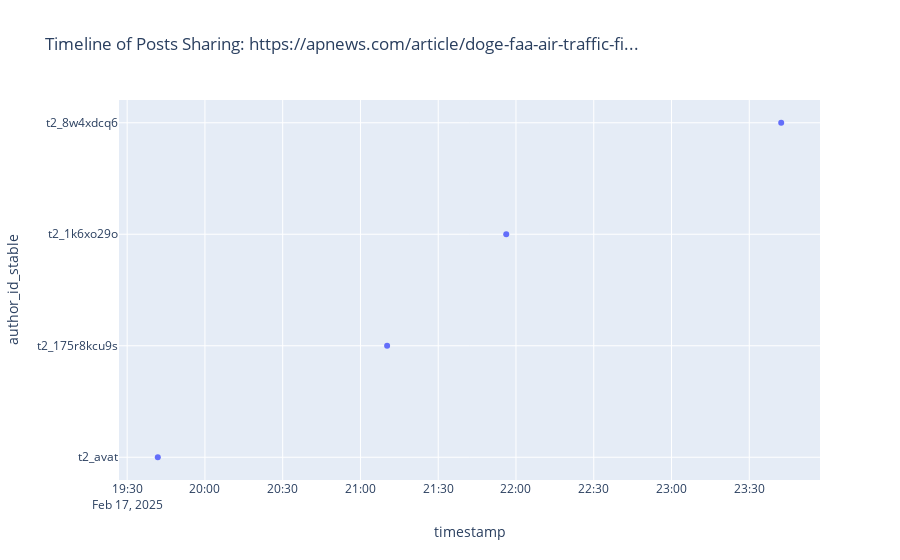

The cell this chart's notebook holds for it:
### Markdown cell above
**Key Themes Emerge:** The word cloud is dominated by terms like "`Trump`", "`Elon Musk`", and "`America`". This strongly suggests that the conversations revolved around American politics or something that happened in the USA.

### Code cell
if not domain_counts_spike_df.empty:
    top_shared_url_during_spike = spike_df['final_url'].value_counts().nlargest(5) # Look at top 5 URLs
    print("\nTop 5 most shared specific URLs during spike:")
    print(top_shared_url_during_spike)
    
    # Let's pick the absolute top URL for deeper analysis
    if not top_shared_url_during_spike.empty:
        most_frequent_url = top_shared_url_during_spike.index[0]
        posts_sharing_top_url = spike_df[spike_df['final_url'] == most_frequent_url]
        print(f"\n--- Posts sharing the URL: {most_frequent_url} during spike ---")
        print(posts_sharing_top_url[['timestamp', 'author_id_stable', 'subreddit', 'title']].sort_values(by='timestamp'))
        
        # Look for authors posting this URL in quick succession.
        # plotting a timeline of just these posts, or look at time differences between posts by different authors.
        if len(posts_sharing_top_url) > 1:
            fig_top_url_timeline = px.scatter(posts_sharing_top_url, x='timestamp', y='author_id_stable', 
                                              title=f'Timeline of Posts Sharing: {most_frequent_url[:50]}...', 
                                              hover_data=['title', 'subreddit'])
            fig_top_url_timeline.show()

### Figure 1 — Plotly figure (JSON) as saved in the notebook; plotly's stock layout.template omitted (floating-point values rounded to 4 significant figures)
{"data": [{"customdata": [["Trump begins firings of FAA air traffic control staff just weeks after fatal DC plane crash", "politics"], ["Trump begins firings of FAA air traffic control staff just weeks after fatal DC plane crash", "democrats"], ["Trump begins firings of FAA air traffic control staff just weeks after fatal DC plane crash", "neoliberal"], ["First major plane crash in nearly two decades, followed by several more. Trump and Musk? They're firing dozens MORE FAA workers, and using a non-government e-mail server to do it, just to add insult to injury. Don't know about you, but I am staying FAR away from airports for a bit...", "Liberal"]], "hovertemplate": "timestamp=%{x}<br>author_id_stable=%{y}<br>title=%{customdata[0]}<br>subreddit=%{customdata[1]}<extra></extra>", "legendgroup": "", "marker": {"color": "#636efa", "symbol": "circle"}, "mode": "markers", "name": "", "orientation": "v", "showlegend": false, "type": "scatter", "x": ["2025-02-17T19:41:49", "2025-02-17T21:10:17", "2025-02-17T21:56:14", "2025-02-17T23:42:19"], "xaxis": "x", "y": ["t2_avat", "t2_175r8kcu9s", "t2_1k6xo29o", "t2_8w4xdcq6"], "yaxis": "y"}], "layout": {"autosize": true, "legend": {"tracegroupgap": 0}, "title": {"text": "Timeline of Posts Sharing: https://apnews.com/article/doge-faa-air-traffic-fi..."}, "xaxis": {"anchor": "y", "autorange": true, "domain": [0, 1], "range": ["2025-02-17 19:26:09.2102", "2025-02-17 23:57:58.7898"], "title": {"text": "timestamp"}, "type": "date"}, "yaxis": {"anchor": "x", "autorange": true, "domain": [0, 1], "range": [-0.2476, 3.248], "title": {"text": "author_id_stable"}, "type": "category"}}}
